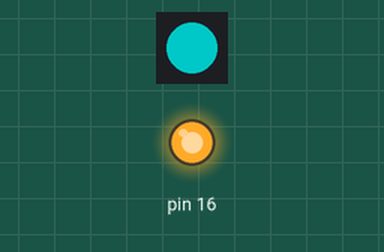
Simulated run of this sketch. Board: Arduino Uno, built with avr-gcc and run on an emulated ATmega328P. On the bench: 1 RGB LEDs in strip order, left to right, output pins drawn as LEDs (lit = HIGH). Dim RGB values are drawn brighter than linear.

Above: at 2.0 s.
At 8.0 s:
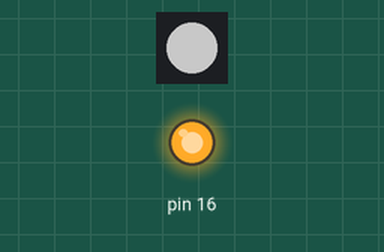
At 10.5 s:
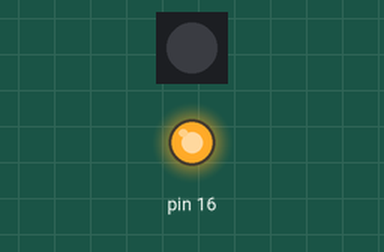
Timing chart, 0 to 13.8 s (numbered marks = the images above):
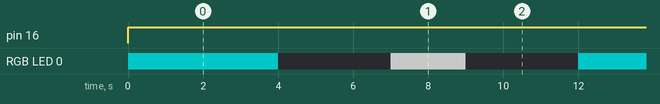

The sketch:

Blink_2.0.ino
```cpp
// (licence header left out)
#include <Adafruit_NeoPixel.h>
#ifdef __AVR__
 #include <avr/power.h> // Required for 16 MHz Adafruit Trinket
#endif

// Which pin on the Arduino is connected to the NeoPixels?
#define PIN        17 // On Trinket or Gemma, suggest changing this to 1

// How many NeoPixels are attached to the Arduino?
#define NUMPIXELS 1

Adafruit_NeoPixel pixels(NUMPIXELS, PIN, NEO_GRB + NEO_KHZ800);

#define DELAYVAL 500 // Time (in milliseconds) to pause between pixels
#define DELAYCYANON 4000
#define DELAYCYANOFF 3000
#define DELAYWHITEON 2000

void setup() {

  pinMode(16, OUTPUT);
  pixels.begin(); // INITIALIZE NeoPixel strip object (REQUIRED)
}

void loop() {
  digitalWrite(16, HIGH);
  pixels.clear(); // Set all pixel colors to 'off'

  // The first NeoPixel in a strand is #0, second is 1, all the way up
  // to the count of pixels minus one.
  for(int i=0; i<NUMPIXELS; i++) { // For each pixel...

    // pixels.Color() takes RGB values, from 0,0,0 up to 255,255,255
    // Here we're using a moderately bright green color:
    pixels.setPixelColor(i, pixels.Color(0, 100, 100));
    pixels.show();
    delay(DELAYCYANON);

    pixels.setPixelColor(i, pixels.Color(0, 0, 0));
    pixels.show();
    delay(DELAYCYANOFF);

    pixels.setPixelColor(i, pixels.Color(100, 100, 100));
    pixels.show();
    delay(DELAYWHITEON);

    pixels.setPixelColor(i, pixels.Color(0, 0, 0));
    pixels.show();
    delay(DELAYCYANOFF);
  }
}
```

Measured:
- by itself, pin 16: LOW → HIGH at 0.00 s
- by itself, RGB LED 0: repeats every 12.0 s: off 3.0 s, RGB(100, 100, 100) 2.0 s, off 3.0 s, RGB(0, 100, 100) 4.0 s
- by itself, everything shown: repeats every 12.0 s, in 4 steps
